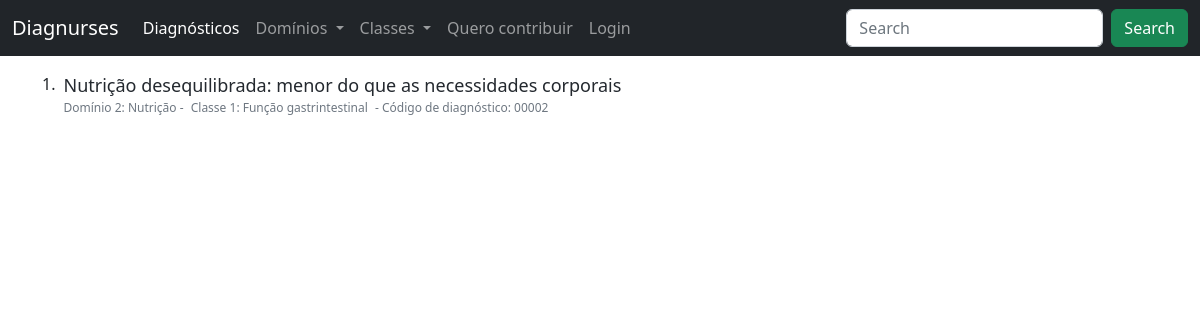
The page / on the database its author committed.
### diagnoses/models.py (models this page shows, shortened)
class Diagnoses(models.Model):
    author = models.ForeignKey(User, on_delete=models.SET_NULL, null=True, blank=True)
    diagnosis = models.CharField(max_length=1000)
    diagnosis_code = models.CharField(max_length=300, null=True)
    slug = models.CharField(max_length=1000, null=True, blank=True)
    definition = models.TextField(null=True)
    defining_characteristics = models.TextField(null=True, blank=True)
    related_factors = models.TextField(null=True, blank=True)
    at_risk_population = models.TextField(null=True, blank=True)
    associated_condition = models.TextField(null=True, blank=True)
    nic = models.TextField(null=True, blank=True)
    noc = models.TextField(null=True, blank=True)
    domain = models.ForeignKey(Domains, on_delete=models.SET_NULL, null=True)
    classe = models.ForeignKey(Classes, on_delete=models.SET_NULL, null=True)
    created_at = models.DateTimeField(auto_now_add=True, null=True)
    STATUS = (
        ('Pending', 'Pending'),
        ('Approved','Approved')
    )
    accepted = models.CharField(max_length=200, null=True, choices=STATUS, default='Pending')

class Domains(models.Model):
    name = models.CharField(max_length=300)
    slug = models.SlugField(null=True, blank=True)
    number = models.IntegerField(null=True)
    created_at = models.DateTimeField(auto_now_add=True, null=True)

class Classes(models.Model):
    name = models.CharField(max_length=300)
    slug = models.SlugField(null=True, blank=True)
    number = models.IntegerField(null=True, blank=True)
    created_at = models.DateTimeField(auto_now_add=True, null=True)
    def __str__(self):
        return self.name

### diagnoses/views.py (the view)
# urls.py: path('', views.DiagnosesListView.as_view(), name='diagnoses-list'),
class DiagnosesListView(ListView):
    model: Diagnoses
    queryset = Diagnoses.objects.filter(accepted="Approved")
    context_object_name: 'diagnoses_list'

### diagnoses/context_processors.py (called while the page is built)
def nav_obj(request):
    return {
        'nav_obj_pending': Diagnoses.objects.filter(accepted='Pending'),
        'nav_domains': Domains.objects.all(),
        'nav_classes': Classes.objects.all()
        }

### diagnoses/templates/diagnoses/diagnoses_list.html (shortened to what this page needs)
{% extends 'diagnoses/layout.html' %}
{% block content %}
<main class="">
    <div class="container">
        {% for diagnosis in diagnoses_list %}
        <div class="d-flex my-3">
            <div class="" style="font-weight: 500;">
                <span>{{forloop.counter}}.</span>
            </div>
            <article class="mx-2">
                <div>
                    <a class="fw-500" href="{% url 'diagnosis-detail' diagnosis.slug %}" style="text-decoration: none; color: rgb(36, 41, 47); font-weight: 500; font-size: 18px; line-height: 1.5;">
                        {{ diagnosis.diagnosis }}
                    </a>
                </div>
                <div class="" style="font-size: 12px; color: rgb(110, 119, 129)">
                    <span class="mr-1">Domínio {{diagnosis.domain.number}}: {{diagnosis.domain.name}}</span> - <span class="mx-1">Classe {{diagnosis.classe.number}}: {{diagnosis.classe}} </span> - <span class="ml-1">Código de diagnóstico: {{ diagnosis.diagnosis_code }}</span>
                </div>
            </article>
        </div>
        {% endfor%}
    </div>
{% endblock %}

### rows shown on the page
Diagnoses: diagnosis "Nutrição desequilibrada: menor do que as necessidades corporais", domain.number "2", domain.name "Nutrição", classe.number "1", classe "Função gastrintestinal", diagnosis_code "00002"
